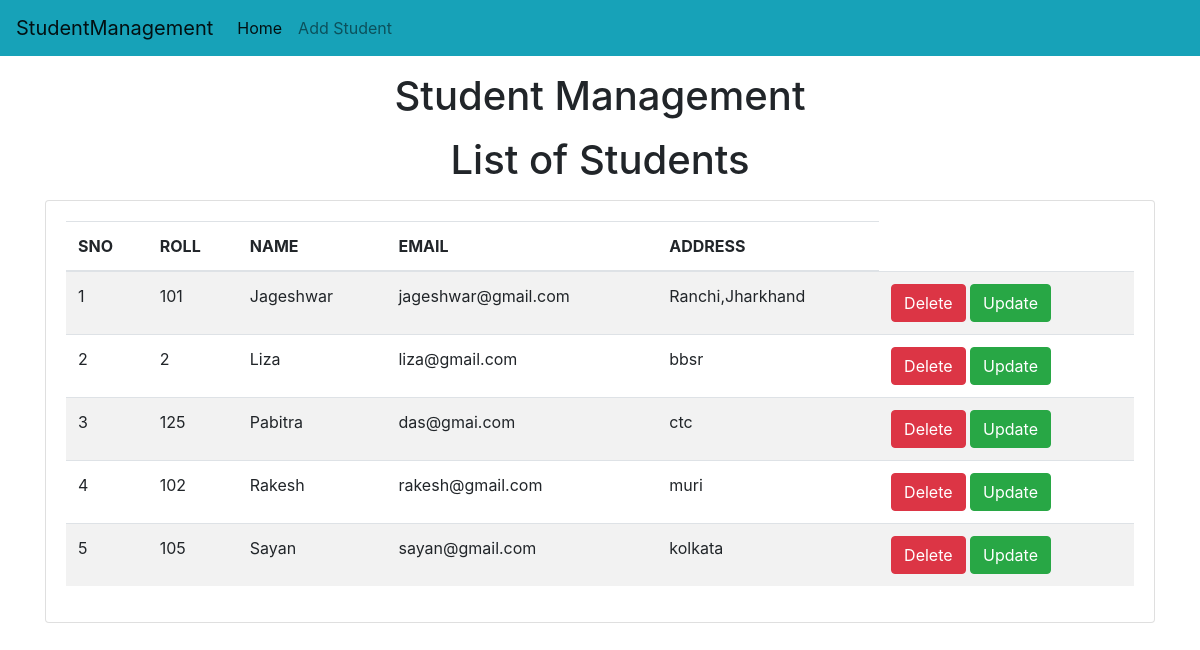
/std/, run on the app's committed database.
### std/models.py (models this page shows)
class Student(models.Model):
    roll=models.CharField(max_length=10)
    name=models.CharField(max_length=150)
    email=models.CharField(max_length=100)
    address=models.CharField(max_length=200)

### std/views.py (the view)
# urls.py: 2. Add a URL to urlpatterns:  path('', views.home, name='home')
def home(request):
    std=Student.objects.all()
    return render(request,"std/home.html",{'std':std})

### templates/std/home.html (shortened to what this page needs)
<!doctype html>
<html lang="en">
  <head>
    <link rel="stylesheet" href="https://cdn.jsdelivr.net/npm/bootstrap@4.0.0/dist/css/bootstrap.min.css">
  </head>
  <body>
    {% include 'std/navbar.html' %}
    <h1 class="text-center my-3">Student Management</h1>
    <h1 class="text-center my-3">List of Students </h1>
    <div class="container">
      <div class="row">
        <div class="col-md-12">
          <div class="card">
            <div class="card-body">
              <table class="table table-striped">
                <thead>
                  <tr>
                    <th>SNO</th>
                    <th>ROLL</th>
                    <th>NAME</th>
                    <th>EMAIL</th>
                    <th>ADDRESS</th>
                  </tr>
                </thead>
                <tbody>
                  {% for s in std %}
                  <tr>
                    <td>{{forloop.counter}}</td>
                    <td>{{s.roll}}</td>
                    <td>{{s.name}}</td>
                    <td>{{s.email}}</td>
                    <td>{{s.address}}</td>
                    <td>
                      <a href="/std/delete-std/{{s.id}}" class="btn btn-danger md-sm">Delete </a>
                      <a href="/std/update-std/{{s.id}}" class="btn btn-success md-sm">Update </a>
                    </td>
                  </tr>
                  {% endfor %}
                </tbody>
              </table>
            </div>
          </div>
        </div>
      </div>
    </div>
  </body>
</html>

### templates/std/navbar.html (shortened to what this page needs)
<nav class="navbar navbar-expand-lg navbar-light bg-info">
    <a class="navbar-brand" href="/std/home/">StudentManagement</a>
    <div class="collapse navbar-collapse" id="navbarSupportedContent">
      <ul class="navbar-nav mr-auto">
        <li class="nav-item active">
          <a class="nav-link" href="#">Home <span class="sr-only">(current)</span></a>
        </li>
        <li class="nav-item">
          <a class="nav-link" href="/std/add-std/">Add Student</a>
        </li>
    </div>
  </nav>

### data on the page
Student: roll "101", name "Jageshwar", email "jageshwar@gmail.com", address "Ranchi,Jharkhand"
Student: roll "2", name "Liza", email "liza@gmail.com", address "bbsr"
Student: roll "125", name "Pabitra", email "das@gmai.com", address "ctc"
Student: roll "102", name "Rakesh", email "rakesh@gmail.com", address "muri"
Student: roll "105", name "Sayan", email "sayan@gmail.com", address "kolkata"
